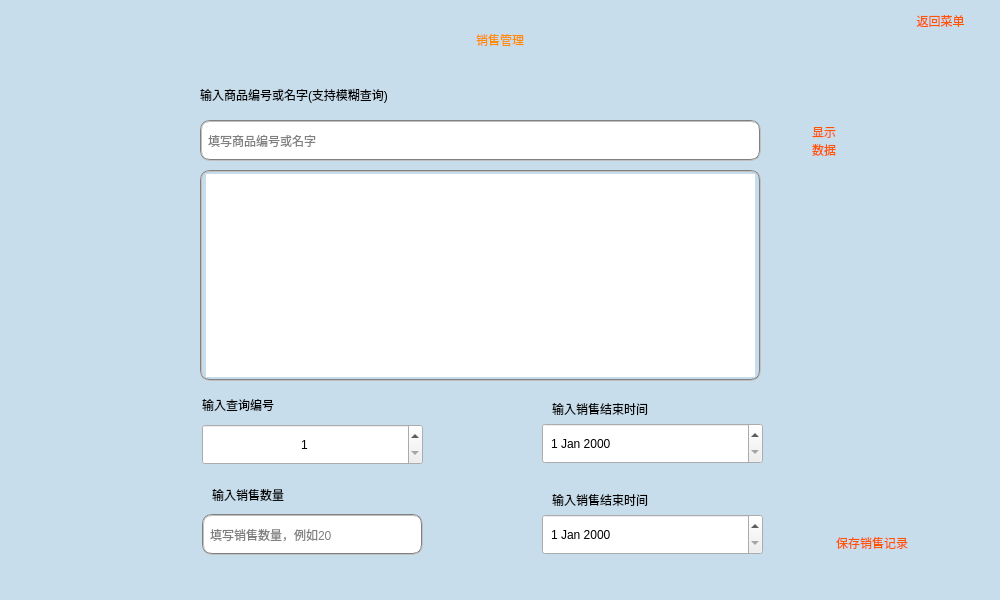
<?xml version="1.0" encoding="UTF-8"?>
<ui version="4.0">
 <class>OutGoods</class>
 <widget class="QMainWindow" name="OutGoods">
  <property name="geometry">
   <rect>
    <x>0</x>
    <y>0</y>
    <width>1000</width>
    <height>600</height>
   </rect>
  </property>
  <property name="windowTitle">
   <string>MainWindow</string>
  </property>
  <widget class="QWidget" name="centralwidget">
   <widget class="QLabel" name="label_3">
    <property name="geometry">
     <rect>
      <x>0</x>
      <y>0</y>
      <width>1000</width>
      <height>80</height>
     </rect>
    </property>
    <property name="styleSheet">
     <string notr="true">font: 30pt &quot;方正粗圆简体&quot;;
color: rgb(255, 140, 0);</string>
    </property>
    <property name="text">
     <string>销售管理</string>
    </property>
    <property name="alignment">
     <set>Qt::AlignCenter</set>
    </property>
   </widget>
   <widget class="QPushButton" name="pushButton_2">
    <property name="geometry">
     <rect>
      <x>970</x>
      <y>3</y>
      <width>30</width>
      <height>30</height>
     </rect>
    </property>
    <property name="styleSheet">
     <string notr="true">background-color: rgba(154, 200, 233, 115);background-image: url(:/res/res/ADD_GOODS_ICO/menu.png);</string>
    </property>
    <property name="text">
     <string/>
    </property>
    <property name="flat">
     <bool>true</bool>
    </property>
   </widget>
   <widget class="QLabel" name="label_14">
    <property name="geometry">
     <rect>
      <x>900</x>
      <y>10</y>
      <width>81</width>
      <height>21</height>
     </rect>
    </property>
    <property name="styleSheet">
     <string notr="true">font:9pt &quot;方正粗圆简体&quot;;
color: rgb(255, 85, 0);</string>
    </property>
    <property name="text">
     <string>返回菜单</string>
    </property>
    <property name="alignment">
     <set>Qt::AlignCenter</set>
    </property>
   </widget>
   <widget class="QLabel" name="label_15">
    <property name="geometry">
     <rect>
      <x>0</x>
      <y>0</y>
      <width>1000</width>
      <height>600</height>
     </rect>
    </property>
    <property name="styleSheet">
     <string notr="true">background-color: rgba(154, 200, 233, 115);</string>
    </property>
    <property name="text">
     <string/>
    </property>
   </widget>
   <widget class="QLineEdit" name="le_UserName">
    <property name="geometry">
     <rect>
      <x>200</x>
      <y>120</y>
      <width>561</width>
      <height>41</height>
     </rect>
    </property>
    <property name="styleSheet">
     <string notr="true">font: 10pt &quot;方正粗圆简体&quot;;border:2px groove gray;border-radius:10px;padding:2px 4px</string>
    </property>
    <property name="text">
     <string/>
    </property>
    <property name="placeholderText">
     <string>填写商品编号或名字</string>
    </property>
    <property name="clearButtonEnabled">
     <bool>true</bool>
    </property>
   </widget>
   <widget class="QLabel" name="label_6">
    <property name="geometry">
     <rect>
      <x>200</x>
      <y>80</y>
      <width>351</width>
      <height>30</height>
     </rect>
    </property>
    <property name="styleSheet">
     <string notr="true">font: 13pt &quot;方正粗圆简体&quot;;
</string>
    </property>
    <property name="text">
     <string>输入商品编号或名字(支持模糊查询)</string>
    </property>
   </widget>
   <widget class="QPushButton" name="pushButton_3">
    <property name="geometry">
     <rect>
      <x>760</x>
      <y>114</y>
      <width>50</width>
      <height>50</height>
     </rect>
    </property>
    <property name="styleSheet">
     <string notr="true">background-color: rgba(154, 200, 233, 115);
background-image: url(:/res/res/ICO2/showinformation.png);</string>
    </property>
    <property name="text">
     <string/>
    </property>
    <property name="flat">
     <bool>true</bool>
    </property>
   </widget>
   <widget class="QLabel" name="label_5">
    <property name="geometry">
     <rect>
      <x>170</x>
      <y>125</y>
      <width>30</width>
      <height>30</height>
     </rect>
    </property>
    <property name="styleSheet">
     <string notr="true">background-image: url(:/res/res/ADD_GOODS_ICO/shopping.png);</string>
    </property>
    <property name="text">
     <string/>
    </property>
   </widget>
   <widget class="QLabel" name="label_4">
    <property name="geometry">
     <rect>
      <x>812</x>
      <y>120</y>
      <width>141</width>
      <height>41</height>
     </rect>
    </property>
    <property name="styleSheet">
     <string notr="true">font:9pt &quot;方正粗圆简体&quot;;
color: rgb(255, 85, 0);</string>
    </property>
    <property name="text">
     <string>显示
数据</string>
    </property>
    <property name="alignment">
     <set>Qt::AlignLeading|Qt::AlignLeft|Qt::AlignVCenter</set>
    </property>
   </widget>
   <widget class="QTableView" name="tableView">
    <property name="geometry">
     <rect>
      <x>200</x>
      <y>170</y>
      <width>561</width>
      <height>211</height>
     </rect>
    </property>
    <property name="styleSheet">
     <string notr="true">font: 10pt &quot;方正粗圆简体&quot;;border:2px groove gray;border-radius:10px;padding:2px 4px</string>
    </property>
   </widget>
   <widget class="QLabel" name="label">
    <property name="geometry">
     <rect>
      <x>202</x>
      <y>384</y>
      <width>271</width>
      <height>41</height>
     </rect>
    </property>
    <property name="styleSheet">
     <string notr="true">font: 13pt &quot;方正粗圆简体&quot;;
</string>
    </property>
    <property name="text">
     <string>输入查询编号</string>
    </property>
   </widget>
   <widget class="QLabel" name="label_10">
    <property name="geometry">
     <rect>
      <x>170</x>
      <y>520</y>
      <width>30</width>
      <height>30</height>
     </rect>
    </property>
    <property name="styleSheet">
     <string notr="true">background-image: url(:/res/res/ADD_GOODS_ICO/cart.png);</string>
    </property>
    <property name="text">
     <string/>
    </property>
   </widget>
   <widget class="QLineEdit" name="le_UserName_3">
    <property name="geometry">
     <rect>
      <x>202</x>
      <y>514</y>
      <width>221</width>
      <height>41</height>
     </rect>
    </property>
    <property name="styleSheet">
     <string notr="true">font: 10pt &quot;方正粗圆简体&quot;;border:2px groove gray;border-radius:10px;padding:2px 4px</string>
    </property>
    <property name="text">
     <string/>
    </property>
    <property name="placeholderText">
     <string>填写销售数量，例如20</string>
    </property>
    <property name="clearButtonEnabled">
     <bool>true</bool>
    </property>
   </widget>
   <widget class="QSpinBox" name="spinBox">
    <property name="geometry">
     <rect>
      <x>202</x>
      <y>424</y>
      <width>221</width>
      <height>41</height>
     </rect>
    </property>
    <property name="styleSheet">
     <string notr="true">font: 10pt &quot;方正粗圆简体&quot;;font: 10pt &quot;方正粗圆简体&quot;;padding:2px 4px</string>
    </property>
    <property name="alignment">
     <set>Qt::AlignCenter</set>
    </property>
    <property name="minimum">
     <number>1</number>
    </property>
    <property name="maximum">
     <number>200</number>
    </property>
    <property name="stepType">
     <enum>QAbstractSpinBox::AdaptiveDecimalStepType</enum>
    </property>
   </widget>
   <widget class="QLabel" name="label_11">
    <property name="geometry">
     <rect>
      <x>552</x>
      <y>479</y>
      <width>271</width>
      <height>41</height>
     </rect>
    </property>
    <property name="styleSheet">
     <string notr="true">font: 13pt &quot;方正粗圆简体&quot;;
</string>
    </property>
    <property name="text">
     <string>输入销售结束时间</string>
    </property>
   </widget>
   <widget class="QLabel" name="label_13">
    <property name="geometry">
     <rect>
      <x>836</x>
      <y>522</y>
      <width>101</width>
      <height>41</height>
     </rect>
    </property>
    <property name="styleSheet">
     <string notr="true">font:9pt &quot;方正粗圆简体&quot;;
color: rgb(255, 85, 0);</string>
    </property>
    <property name="text">
     <string>保存销售记录</string>
    </property>
    <property name="alignment">
     <set>Qt::AlignLeading|Qt::AlignLeft|Qt::AlignVCenter</set>
    </property>
   </widget>
   <widget class="QLabel" name="label_12">
    <property name="geometry">
     <rect>
      <x>510</x>
      <y>521</y>
      <width>30</width>
      <height>30</height>
     </rect>
    </property>
    <property name="styleSheet">
     <string notr="true">background-image: url(:/res/res/ICO2/clock.png);</string>
    </property>
    <property name="text">
     <string/>
    </property>
   </widget>
   <widget class="QLabel" name="label_9">
    <property name="geometry">
     <rect>
      <x>212</x>
      <y>474</y>
      <width>271</width>
      <height>41</height>
     </rect>
    </property>
    <property name="styleSheet">
     <string notr="true">font: 13pt &quot;方正粗圆简体&quot;;
</string>
    </property>
    <property name="text">
     <string>输入销售数量</string>
    </property>
   </widget>
   <widget class="QDateEdit" name="dateEdit">
    <property name="geometry">
     <rect>
      <x>542</x>
      <y>514</y>
      <width>221</width>
      <height>41</height>
     </rect>
    </property>
    <property name="styleSheet">
     <string notr="true">font: 10pt &quot;方正粗圆简体&quot;;font: 10pt &quot;方正粗圆简体&quot;;padding:2px 4px</string>
    </property>
   </widget>
   <widget class="QPushButton" name="pushButton">
    <property name="geometry">
     <rect>
      <x>832</x>
      <y>424</y>
      <width>100</width>
      <height>100</height>
     </rect>
    </property>
    <property name="styleSheet">
     <string notr="true">background-color: rgba(154, 200, 233, 115);background-image: url(:/res/res/ICO/Arrow-RightSquare.png);</string>
    </property>
    <property name="text">
     <string/>
    </property>
    <property name="flat">
     <bool>true</bool>
    </property>
   </widget>
   <widget class="QLabel" name="label_7">
    <property name="geometry">
     <rect>
      <x>172</x>
      <y>429</y>
      <width>30</width>
      <height>30</height>
     </rect>
    </property>
    <property name="styleSheet">
     <string notr="true">background-image: url(:/res/res/ADD_GOODS_ICO/edit.png);</string>
    </property>
    <property name="text">
     <string/>
    </property>
   </widget>
   <widget class="QLabel" name="label_16">
    <property name="geometry">
     <rect>
      <x>552</x>
      <y>388</y>
      <width>271</width>
      <height>41</height>
     </rect>
    </property>
    <property name="styleSheet">
     <string notr="true">font: 13pt &quot;方正粗圆简体&quot;;
</string>
    </property>
    <property name="text">
     <string>输入销售结束时间</string>
    </property>
   </widget>
   <widget class="QDateEdit" name="dateEdit_2">
    <property name="geometry">
     <rect>
      <x>542</x>
      <y>423</y>
      <width>221</width>
      <height>41</height>
     </rect>
    </property>
    <property name="styleSheet">
     <string notr="true">font: 10pt &quot;方正粗圆简体&quot;;font: 10pt &quot;方正粗圆简体&quot;;padding:2px 4px</string>
    </property>
   </widget>
   <widget class="QLabel" name="label_17">
    <property name="geometry">
     <rect>
      <x>510</x>
      <y>430</y>
      <width>30</width>
      <height>30</height>
     </rect>
    </property>
    <property name="styleSheet">
     <string notr="true">background-image: url(:/res/res/ICO2/clock.png);</string>
    </property>
    <property name="text">
     <string/>
    </property>
   </widget>
   <zorder>label_15</zorder>
   <zorder>label_3</zorder>
   <zorder>pushButton_2</zorder>
   <zorder>label_14</zorder>
   <zorder>le_UserName</zorder>
   <zorder>label_6</zorder>
   <zorder>pushButton_3</zorder>
   <zorder>label_5</zorder>
   <zorder>label_4</zorder>
   <zorder>tableView</zorder>
   <zorder>label</zorder>
   <zorder>label_10</zorder>
   <zorder>le_UserName_3</zorder>
   <zorder>spinBox</zorder>
   <zorder>label_11</zorder>
   <zorder>label_13</zorder>
   <zorder>label_12</zorder>
   <zorder>label_9</zorder>
   <zorder>dateEdit</zorder>
   <zorder>pushButton</zorder>
   <zorder>label_7</zorder>
   <zorder>label_16</zorder>
   <zorder>dateEdit_2</zorder>
   <zorder>label_17</zorder>
  </widget>
  <widget class="QMenuBar" name="menubar">
   <property name="geometry">
    <rect>
     <x>0</x>
     <y>0</y>
     <width>1000</width>
     <height>23</height>
    </rect>
   </property>
  </widget>
 </widget>
 <resources/>
 <connections/>
</ui>
